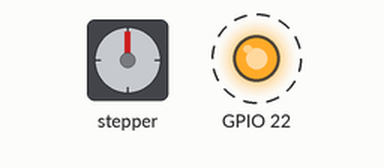
The program below on a simulated Raspberry Pi (BCM pin numbers). Shown: stepper motor, output pins drawn as LEDs (lit = HIGH). Dashed ring = blinking. The stepper is drawn at 200 steps a turn.

Above: at 0.05 s.
At 0.15 s:
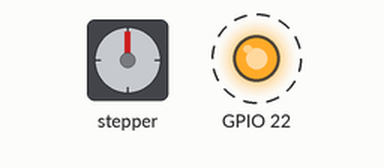
At 0.3 s:
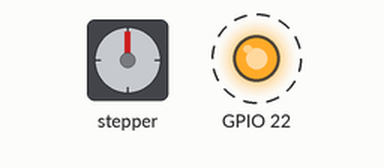
At 0.6 s:
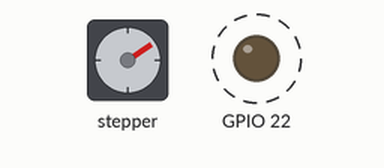
Timing chart, 0 to 3.0 s (numbered marks = the images above):
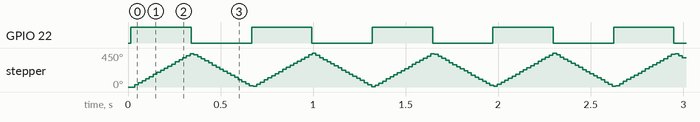

Measured:
- by itself, GPIO 22: alternates HIGH for 0.33 s and LOW for 0.33 s
- by itself, stepper: turns 442° clockwise in 0.30 s, then 430° counter-clockwise in 0.32 s, repeating every 0.66 s

The program:

test.py
```python
import os
import termios
import sys
import time
import board
from adafruit_motorkit import MotorKit
from adafruit_motor import stepper
import keyboard
import RPi.GPIO as GPIO

#GPIO.setmode(GPIO.BCM)
#GPIO.setup(22, GPIO.OUT)

os.system("stty -echo")

kit2 = MotorKit(i2c=board.I2C(), steppers_microsteps=2)
kit4 = MotorKit(i2c=board.I2C(), steppers_microsteps=4)
kit8 = MotorKit(i2c=board.I2C(), steppers_microsteps=8)
kit16 = MotorKit(i2c=board.I2C(), steppers_microsteps=16)
kits = [kit2, kit4, kit8, kit16]
current_kit = 0

stepper_style = stepper.DOUBLE
current_step = 0
prev_step = 0
step_mm_conv = 0.02
kit_mm_conv = [1, 2, 4, 8]

sleep_time = 0.001

def print_step(x):
	print(f"current step: {current_step},	current dist: {(current_step-prev_step)*0.02/kit_mm_conv[current_kit]}mm")

def release_kits(x):
	for i in range(4):
		if i != x:
			kits[i].stepper1.release()

def led_off(x):
	GPIO.output(22, GPIO.LOW)
	GPIO.cleanup()

#keyboard.on_release_key('w', print_step)
#keyboard.on_release_key('s', print_step)
#keyboard.on_release_key('l', led_off)

while True:

	GPIO.setmode(GPIO.BCM)
	GPIO.setup(22, GPIO.OUT)
	GPIO.output(22, GPIO.HIGH)
	for i in range (250):
		kits[current_kit].stepper1.onestep(direction=stepper.FORWARD, style=stepper_style)
		time.sleep(sleep_time)
	led_off(None)

	for i in range (250):
		kits[current_kit].stepper1.onestep(direction=stepper.BACKWARD, style=stepper_style)
		time.sleep(sleep_time)


	"""
	if keyboard.is_pressed('1'):
		sleep_time = 0.001
		#current_kit = 0
		#release_kits(0)

	if keyboard.is_pressed('2'):
		sleep_time = 0.0025
		#current_kit = 1
		#release_kits(1)

	if keyboard.is_pressed('3'):
		sleep_time = 0.005
		#current_kit = 2
		#release_kits(2)

	if keyboard.is_pressed('4'):
		sleep_time = 0.01
		#current_kit = 3
		#release_kits(3)

	if keyboard.is_pressed('l'):
		GPIO.setmode(GPIO.BCM)
		GPIO.setup(22, GPIO.OUT)
		GPIO.output(22, GPIO.HIGH)

	if keyboard.is_pressed('w'):
		prev_step = current_step
		#for i in range(1000):
		current_step = kits[current_kit].stepper1.onestep(direction=stepper.FORWARD, style=stepper_style)
		time.sleep(sleep_time)
		#print_step(None)

	elif keyboard.is_pressed('s'):
		prev_step = current_step
		#for i in range(1000):
		current_step = kits[current_kit].stepper1.onestep(direction=stepper.BACKWARD, style=stepper_style)
		time.sleep(sleep_time)
		#print_step(None)

	elif keyboard.is_pressed('a') and stepper_style != stepper.MICROSTEP:
		stepper_style = stepper.MICROSTEP
		print("microstepping...")

	elif keyboard.is_pressed('d') and stepper_style != stepper.DOUBLE:
		stepper_style = stepper.DOUBLE
		print("doubling...")

	elif keyboard.is_pressed('esc'):
		break

	else:
		release_kits(-1)"""

os.system("stty echo")
termios.tcflush(sys.stdin, termios.TCIOFLUSH)
```
